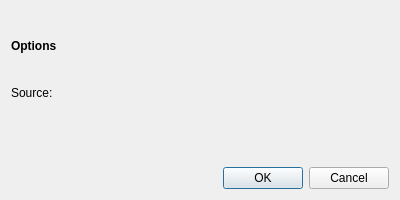
<?xml version="1.0" encoding="UTF-8"?>
<ui version="4.0">
 <class>Otter::DataExchangerDialog</class>
 <widget class="QDialog" name="Otter::DataExchangerDialog">
  <property name="geometry">
   <rect>
    <x>0</x>
    <y>0</y>
    <width>400</width>
    <height>200</height>
   </rect>
  </property>
  <layout class="QVBoxLayout" name="verticalLayout">
   <item>
    <widget class="QStackedWidget" name="stackedWidget">
     <property name="currentIndex">
      <number>0</number>
     </property>
     <widget class="QWidget" name="optionsPage">
      <layout class="QVBoxLayout" name="optionsLayout">
       <property name="leftMargin">
        <number>0</number>
       </property>
       <property name="topMargin">
        <number>0</number>
       </property>
       <property name="rightMargin">
        <number>0</number>
       </property>
       <property name="bottomMargin">
        <number>0</number>
       </property>
       <item>
        <widget class="QLabel" name="OptionsHeaderLabel">
         <property name="font">
          <font>
           <weight>75</weight>
           <bold>true</bold>
          </font>
         </property>
         <property name="text">
          <string>Options</string>
         </property>
        </widget>
       </item>
       <item>
        <layout class="QFormLayout" name="commonOptionsLayout">
         <property name="fieldGrowthPolicy">
          <enum>QFormLayout::AllNonFixedFieldsGrow</enum>
         </property>
         <item row="0" column="0">
          <widget class="QLabel" name="importLabel">
           <property name="text">
            <string>Source:</string>
           </property>
           <property name="buddy">
            <cstring>importPathWidget</cstring>
           </property>
          </widget>
         </item>
         <item row="0" column="1">
          <widget class="Otter::FilePathWidget" name="importPathWidget" native="true"/>
         </item>
        </layout>
       </item>
       <item>
        <layout class="QVBoxLayout" name="extraOptionsLayout"/>
       </item>
       <item>
        <spacer name="optionsSpacer">
         <property name="orientation">
          <enum>Qt::Vertical</enum>
         </property>
        </spacer>
       </item>
      </layout>
     </widget>
     <widget class="QWidget" name="resultsPage">
      <layout class="QVBoxLayout" name="resultsLayout">
       <property name="leftMargin">
        <number>0</number>
       </property>
       <property name="topMargin">
        <number>0</number>
       </property>
       <property name="rightMargin">
        <number>0</number>
       </property>
       <property name="bottomMargin">
        <number>0</number>
       </property>
       <item>
        <widget class="QLabel" name="resultsHeaderLabel">
         <property name="font">
          <font>
           <weight>75</weight>
           <bold>true</bold>
          </font>
         </property>
         <property name="text">
          <string>Results</string>
         </property>
        </widget>
       </item>
       <item>
        <layout class="QHBoxLayout" name="messageLayout">
         <item>
          <widget class="QLabel" name="messageIconLabel">
           <property name="minimumSize">
            <size>
             <width>32</width>
             <height>32</height>
            </size>
           </property>
           <property name="maximumSize">
            <size>
             <width>32</width>
             <height>32</height>
            </size>
           </property>
          </widget>
         </item>
         <item>
          <widget class="QLabel" name="messageTextLabel">
           <property name="text">
            <string>Initializing…</string>
           </property>
          </widget>
         </item>
        </layout>
       </item>
       <item>
        <widget class="QProgressBar" name="progressBar">
         <property name="maximum">
          <number>0</number>
         </property>
         <property name="format">
          <string>%p% (%v/%m)</string>
         </property>
        </widget>
       </item>
       <item>
        <spacer name="resultsSpacer">
         <property name="orientation">
          <enum>Qt::Vertical</enum>
         </property>
        </spacer>
       </item>
      </layout>
     </widget>
    </widget>
   </item>
   <item>
    <widget class="QDialogButtonBox" name="buttonBox">
     <property name="standardButtons">
      <set>QDialogButtonBox::Cancel|QDialogButtonBox::Ok</set>
     </property>
    </widget>
   </item>
  </layout>
 </widget>
 <customwidgets>
  <customwidget>
   <class>Otter::FilePathWidget</class>
   <extends>QWidget</extends>
   <header>src/ui/FilePathWidget.h</header>
   <container>1</container>
  </customwidget>
 </customwidgets>
 <resources/>
 <connections/>
</ui>
